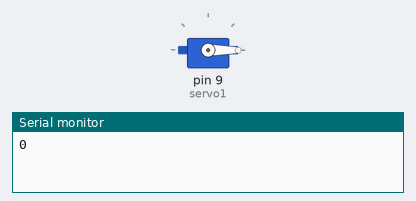
The sketch below on a simulated Arduino Uno, built with avr-gcc and run on an emulated ATmega328P. On the bench: servo, the last lines printed to the serial monitor.

Above: at 0.05 s.
At 9.96 s:
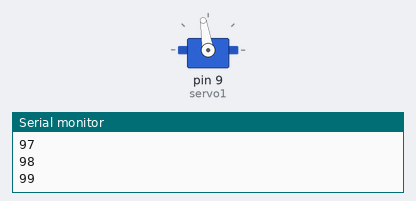
At 19.99 s:
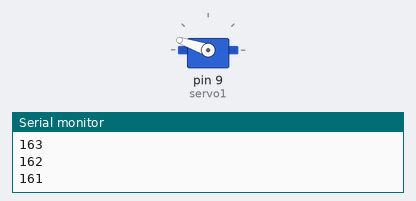
At 39.94 s:
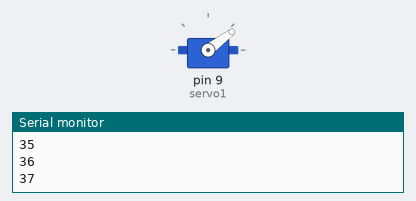
Timing chart, 0 to 40.0 s (numbered marks = the images above):
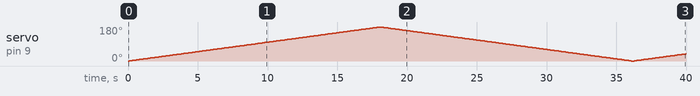

Measured:
- by itself, servo on pin 9 (servo1): 0° → 1° at 0.10 s, → 2° 0.10 s later, → 3° 0.10 s later, → 4° 0.10 s later, … (398 changes in this stretch)

The sketch:

victor_test.ino
```cpp
#include <Servo.h>

Servo servo1;

void setup() {
  Serial.begin(9600);
  servo1.attach(9);
}

void loop() {
  for (int x = 0; x <= 180; x++)
  {
    servo1.write(x);
    Serial.println(x);
    delay(100);
  }
  for (int y = 179; y >= 0; y--)
  {
    servo1.write(y);
    Serial.println(y);
    delay(100);
  }
}
```
